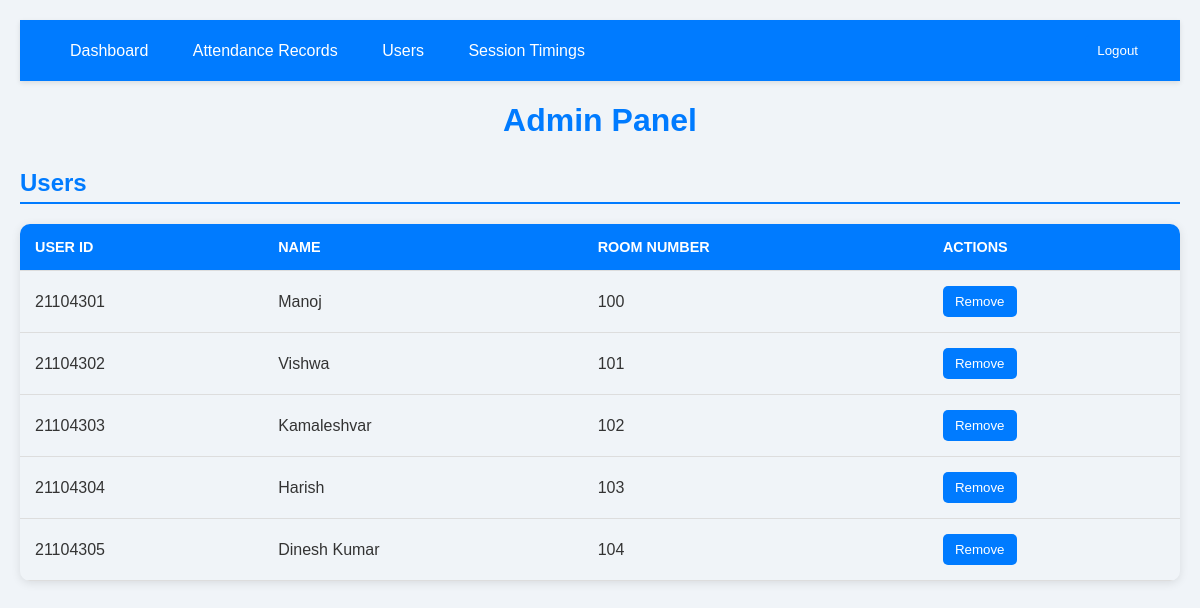
Screenshot of /admin_panel (signed in) with the database file from the repository.
### tables this page shows
CREATE TABLE users (
        user_id TEXT PRIMARY KEY,
        name TEXT NOT NULL,
        room_number TEXT NOT NULL
    , unique_code TEXT, code_expiry DATETIME);

### app.py (the view)
@app.route('/admin_panel')
def admin_panel():
    if 'user_id' not in session:
        return redirect(url_for('login'))
    conn = get_db_connection()
    cur = conn.cursor()
    users = cur.execute("SELECT * FROM users").fetchall()
    today = datetime.now().date()
    attendance_records = cur.execute(
        """
        SELECT a.*, u.name
        FROM attendance a
        JOIN users u ON a.user_id = u.user_id
        WHERE a.date = ?
        """, (today,)
    ).fetchall()
    attendance_status = {
        record['user_id']: {
            'name': record['name'],  # Assuming you have a name field in attendance records
            'morning': record['morning_status'],
            'afternoon': record['afternoon_status'],
            'night': record['night_status'],
            'date': record['date']
        } for record in attendance_records
    }
    cur.close()
    return render_template('admin_panel.html', users=users, attendance_status=attendance_status, today=today)

### app.py (called while the page is built)
def get_db_connection():
    conn = sqlite3.connect("attendance.db")
    conn.row_factory = sqlite3.Row
    return conn

### templates/admin_panel.html (shortened to what this page needs)
<!DOCTYPE html>
<html lang="en">
<head>
</head>
<body>
    <div class="navbar">
        <div>
            <a href="/admin_panel">Dashboard</a>
            <a href="/attendance_records">Attendance Records</a>
            <a href="/users">Users</a>
            <a href="/session_timings">Session Timings</a>
        </div>
        <div>
            <form action="/logout" method="POST">
                <button type="submit">Logout</button>
            </form>
        </div>
    </div>
    <h1>Admin Panel</h1>
    <h2>Users</h2>
    <table>
        <tr>
            <th>User ID</th>
            <th>Name</th>
            <th>Room Number</th>
            <th>Actions</th>
        </tr>
        {% for user in users %}
        <tr>
            <td>{{ user.user_id }}</td>
            <td>{{ user.name }}</td>
            <td>{{ user.room_number }}</td>
            <td>
                <form action="{{ url_for('remove_user', user_id=user.user_id) }}" method="POST" style="display:inline;">
                    <button type="submit">Remove</button>
                </form>
            </td>
        </tr>
        {% endfor %}
    </table>
</body>
</html>

### templates/admin_panel.html (style rules this page uses)
body { font-family: 'Arial', sans-serif; background-color: #f0f4f8; margin: 0; padding: 20px; color: #333; }
h1 { text-align: center; color: #007bff; margin-bottom: 20px; }
.navbar { display: flex; justify-content: space-between; align-items: center; background-color: #007bff; padding: 15px 30px; color: white; box-shadow: 0 2px 5px rgba(0, 0, 0, 0.1); }
.navbar a { color: white; text-decoration: none; padding: 10px 20px; border-radius: 5px; transition: background-color 0.3s; }
.navbar form { margin: 0; }
table { width: 100%; border-collapse: collapse; margin-top: 20px; border-radius: 10px; overflow: hidden; box-shadow: 0 2px 10px rgba(0, 0, 0, 0.1); }
th, td { padding: 15px; text-align: left; border-bottom: 1px solid #ddd; transition: background-color 0.2s; }
th { background-color: #007bff; color: white; text-transform: uppercase; font-size: 0.9em; }
button { padding: 8px 12px; background-color: #007bff; color: white; border: none; border-radius: 5px; cursor: pointer; transition: background-color 0.3s; }
h2 { margin-top: 30px; color: #007bff; border-bottom: 2px solid #007bff; padding-bottom: 5px; }

### rows the page displays
users: user_id "21104301", name "Manoj", room_number "100"
users: user_id "21104302", name "Vishwa", room_number "101"
users: user_id "21104303", name "Kamaleshvar", room_number "102"
users: user_id "21104304", name "Harish", room_number "103"
users: user_id "21104305", name "Dinesh Kumar", room_number "104"
